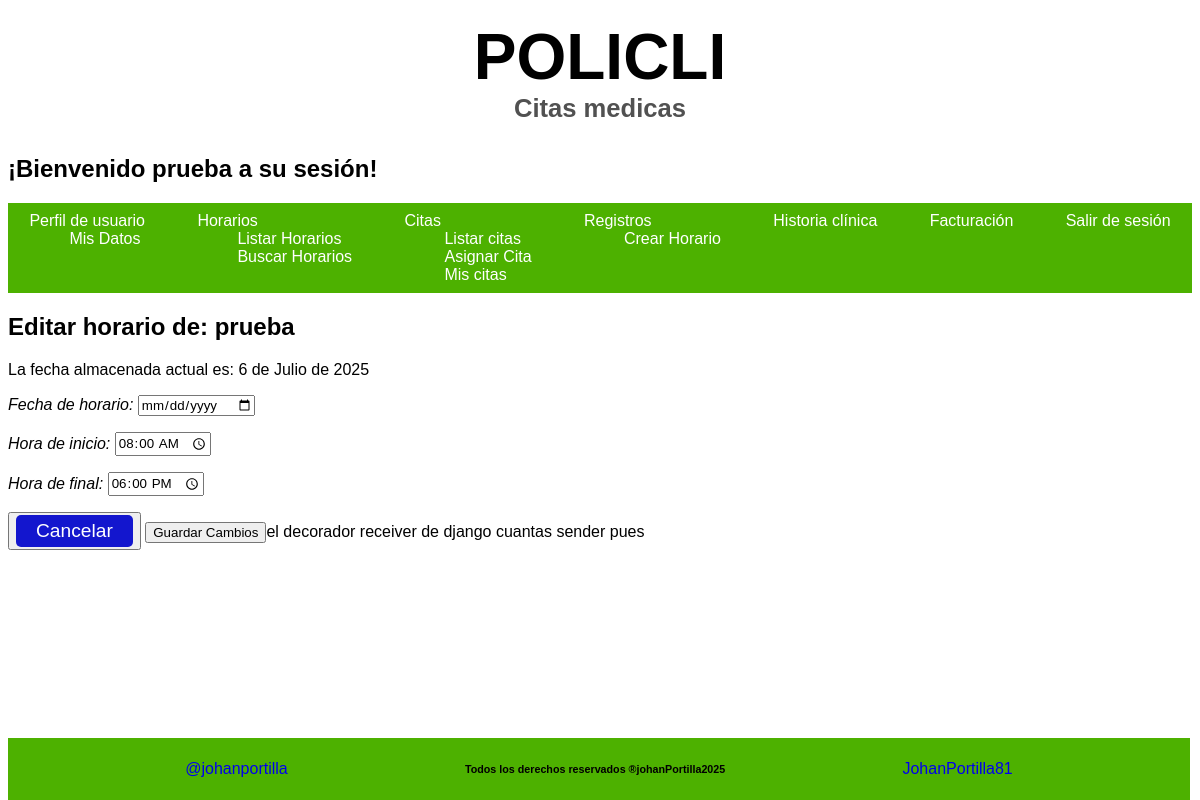
Before: /sesion/listar/horarios/editar/2/ (signed in) with the older database file.
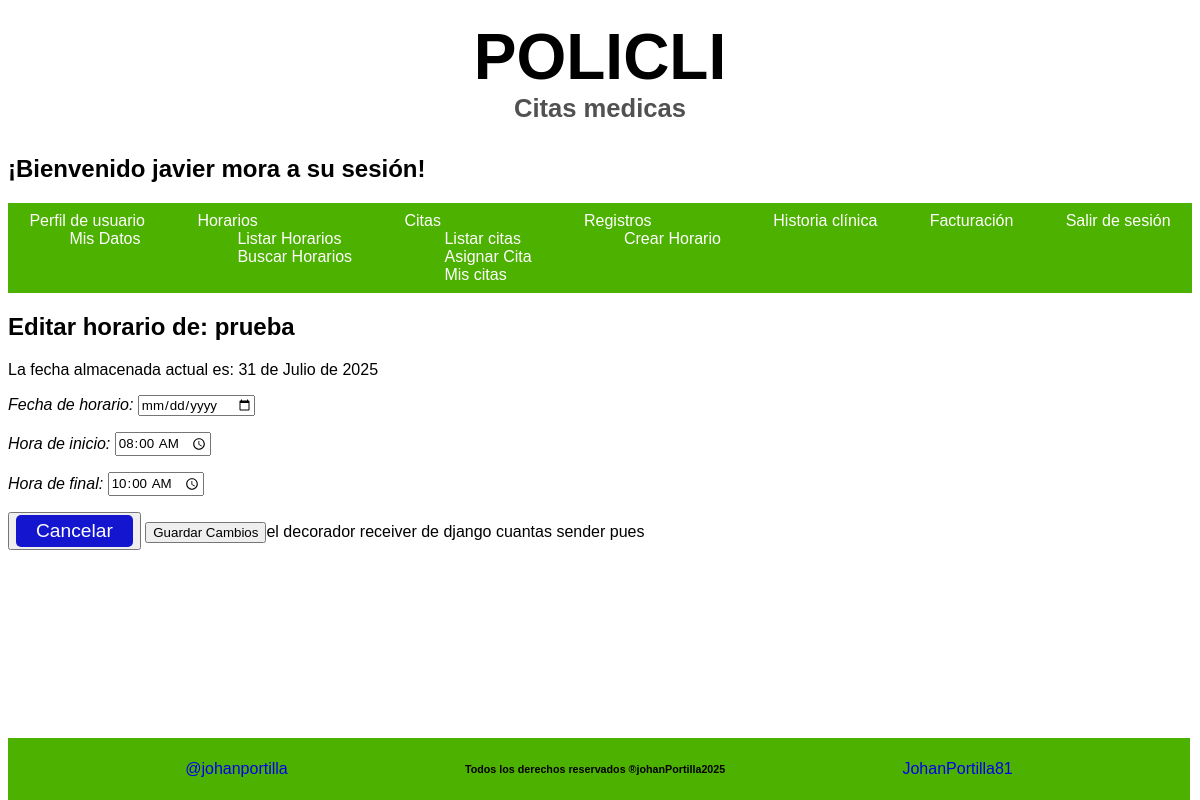
After: the same page with the newer database file.
### Aplicaciones/Inicio/models.py (models this page shows, shortened)
class CreacionUser(AbstractUser):
    class Tipo_User(models.TextChoices):
        ADMIN = 'Administrador',
        PACIENTE = 'Paciente'
        MEDICO = 'Medico'
        RECEPCION = 'Recepcionista'
    class Tipo_id(models.TextChoices):
        CEDULA = 'Cédula'
        TARJETA_ID= 'Tarjeta Identidad'
        CED_EXT = 'Cédula Extranjería'
        PASAPORTE = 'Pasaporte'
    tipo_id = models.CharField( max_length=20 ,choices = Tipo_id.choices, default = Tipo_id.CEDULA, verbose_name='Tipo de documento'  )
    numero_id = models.PositiveBigIntegerField(null=False, blank=False,  verbose_name='Numero de identificación', unique=True, default=0)
    telefono = models.PositiveBigIntegerField(null= False, blank= False, verbose_name='Teléfono', default=0)
    tipo_usuario = models.CharField(max_length=20, choices = Tipo_User.choices, default = Tipo_User.PACIENTE, verbose_name='Tipo Usuario')
    fecha_actualizacion = models.DateTimeField (auto_now=True, verbose_name='Ultima Actualización')
    nombre_completo= models.CharField(max_length = 100, null=False, blank= False, verbose_name='Nombre completo')

class CrearHorario(models.Model):
    id_usuario = models.ForeignKey(CreacionUser, on_delete= models.CASCADE, verbose_name='Medico')
    fecha = models.DateField(null=False, blank=False, verbose_name='Fecha de horario')
    hora_inicio = models.TimeField(null=False, blank=False, default= '08:00', verbose_name='Hora de inicio')# type: ignore
    hora_final = models.TimeField(null=False, blank=False, default= '18:00', verbose_name='Hora de final') # type: ignore
    duracion = models.IntegerField(null=False, blank=False, default= 20, verbose_name='Duracion de Cita')
    fecha_registro = models.DateTimeField(auto_now_add=True)
    fecha_actualizacion = models.DateTimeField(auto_now=True)

### Aplicaciones/Inicio/views.py (the view, shortened to what this page needs)
@login_required # type: ignore
def editar_horario_medicos(request, pk):
    print('Entrando a editar horario medico')
    horaId = get_object_or_404(CrearHorario, pk=pk)
    medico= horaId.id_usuario
    if request.method == 'GET':
        admin = request.user
        print(admin.username)
        print(f'Horario # {horaId.pk}')
        form = Formato_editar_horario(instance=horaId, initial={'id_usuario': medico.nombre_completo, 'fecha': horaId.fecha})
        data = {
            'perfil': horaId,
            'admin': admin,
            'formato': form,
            'medico':medico
        }
        return render(request, 'sesiones/editar_horario.html', data)

### Aplicaciones/Inicio/forms.py (shortened to what this page needs)
class Formato_editar_horario(forms.ModelForm):
    class Meta:
        model = CrearHorario
        fields = ['fecha', 'hora_inicio', 'hora_final']
        widgets = {
            'fecha': forms.DateInput(attrs={'type': 'date'}),
            'hora_inicio': forms.TimeInput(format='%H:%M', attrs={'type': 'time', 'min': '06:00', 'max': '18:00'}),
            'hora_final': forms.TimeInput(format='%H:%M', attrs={'type': 'time', 'min': '06:00', 'max': '18:00'}),
        }

### templates/sesiones/editar_horario.html (shortened to what this page needs)
{% extends 'index.html' %}
{% block contenido1 %}
<div class="bloque__formulario">
    <h2 class="bloque__subtitulo">Editar horario de: {{perfil.id_usuario.nombre_completo}}</h2>
    <p>La fecha almacenada actual es: {{formato.fecha.value}}</p>
    <form class="formato__creacion" method="POST">
        {{ formato.as_p }}
        <div class="btn_opcion">
            <button>
                <a class="btn-secundary" href="{% url 'Lista_Horarios' %}">Cancelar</a>
            </button>
            <button class="envio" type="submit">Guardar Cambios</button>el decorador receiver de django cuantas sender pues
        </div>
    </form>
{% endblock %}

### templates/bloques/navbar_sesion.html (shortened to what this page needs)
<header class="header">
    <h1 class="navbar__title">
        POLICLI
        <span class="navbar__subtitle">Citas medicas</span>
    </h1>
    <h2 class="titulo__sesion">¡Bienvenido {{ user.nombre_completo }} a su sesión!</h2>
    <div class="navar-container">
        <nav class="navbar">
            <ul class="navbar__list">
                <li class="navbar__item">
                    <a href="{% url 'Principal' %}" class="navbar__link">Perfil de usuario</a>
                    <ul>
                        <a href="{% url 'Perfiles' %}" class="navbar__link">Mis Datos</a>
                    </ul>
                </li>
                <li class="navbar__item">
                    <a href="#" class="navbar__link">Horarios</a>
                    <ul>
                        <a href="{% url 'Lista_Horarios' %}" class="navbar__link">Listar Horarios</a>
                    </ul>
                    <ul>
                        <a href="{% url 'Buscar_Horarios' %}" class="navbar__link">Buscar Horarios</a>
                    </ul>
                </li>
                <li class="navbar__item" >
                    <a href="#" class="navbar__link">Citas</a>
                    <ul>
                        <a href="{% url 'Registro_Citas' %}" class="navbar__link">Listar citas</a>
                    </ul>
                    <ul>
                        <a href="" class="navbar__link">Asignar Cita</a>
                    </ul>
                    <ul>
                        <a href="{% url 'Mis_citas' %}" class="navbar__link">Mis citas</a>
                    </ul>
                </li>
                <li class="navbar__item"><a href="#" class="navbar__link">Registros</a>
                    {% if user.is_superuser == True or user.tipo_usuario == 'Medico' %}
                    <ul>
                        <a href="{% url 'Registro_horario' %}" class="navbar__link">Crear Horario</a>
                    </ul>
                    {% endif %}
                </li>
                <li class="navbar__item">
                    <a href="#" class="navbar__link">Historia clínica</a>
                </li>
                <li class="navbar__item">
                    <a href="#" class="navbar__link">Facturación</a>
                </li>
                <li class="navbar__item">
                    <a href="{% url 'Sesion_Cerrada' %}" class="navbar__link">Salir de sesión</a>
                </li>
            </ul>
        </nav>
    </div>
</header>

Changed rows visible on the page:
changed CreacionUser: nombre_completo "prueba" → "javier mora"
changed CrearHorario "prueba": fecha.value "6 de Julio de 2025" → "31 de Julio de 2025"; hora_final "18:00" → "10:00"
